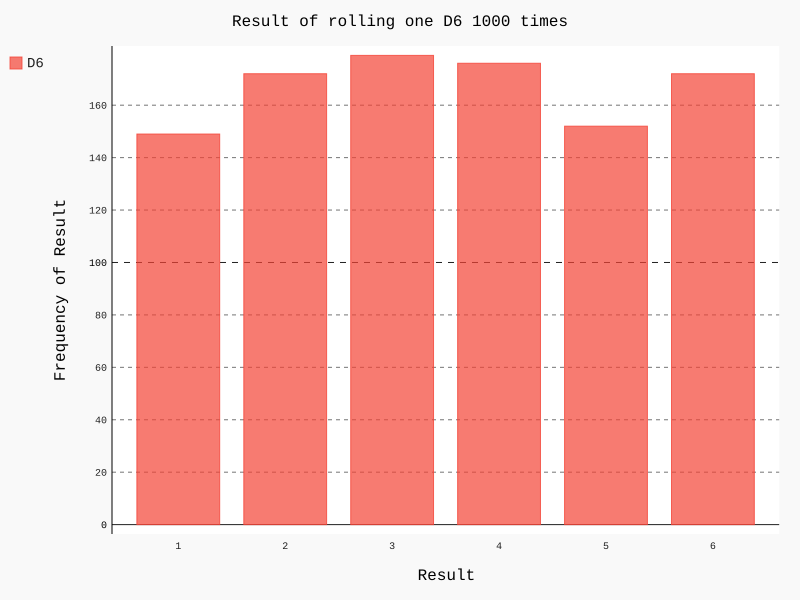

Recreate this plot in Python.
import pygal

from project_based_programming.ch15.die import Die

# 创建一个D6
die = Die()

# 掷几次骰子，并将结果存储在一个列表中
results = []
for roll_num in range(1000):
    result = die.roll()
    results.append(result)

print(results)

# 分析每个点数出现次数
frequencies = []
for value in range(1, die.num_sides+1):
    frequency = results.count(value)
    frequencies.append(frequency)

print(frequencies)

# 对结果进行可视化
hist = pygal.Bar()
hist.title = "Result of rolling one D6 1000 times"
hist.x_labels = ['1', '2', '3', '4', '5', '6']
hist.x_title = "Result"
hist.y_title = "Frequency of Result"

hist.add("D6", frequencies)
hist.render_to_file("die_visual.svg")
